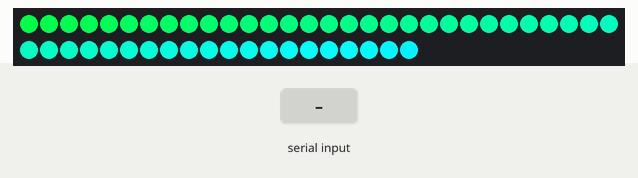
Bench run of a sketch on a simulated Arduino Uno, built with avr-gcc and run on an emulated ATmega328P. On the bench: 50 RGB LEDs in strip order, left to right, continuing on the next row. Inputs (shaded band) come from the test bench. The strip is taken to match the declared colour order.

Above: at 1.2 s.
1.3 s: "1" received over Serial
At 1.3 s:
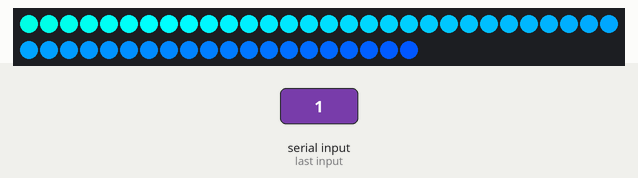
At 2.45 s:
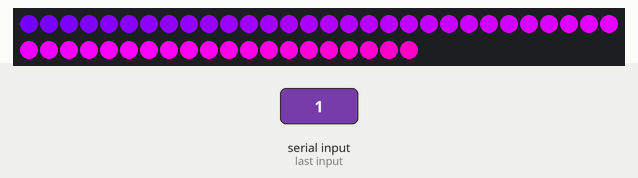
4.3 s: "0" received over Serial
At 4.3 s:
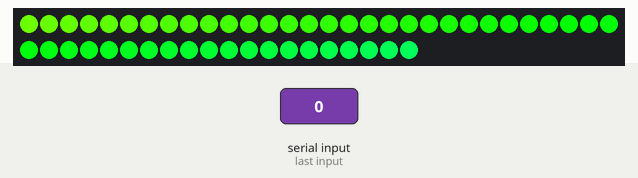

The sketch:

arduino-christmas-lights.ino
```cpp
#include <Adafruit_NeoPixel.h>

#define PIN 4
#define BANDS 10
#define SECTION_MULT 5
#define LED_COUNT BANDS*SECTION_MULT

// Create an instance of the Adafruit_NeoPixel class called "leds".
// That'll be what we refer to from here on...
Adafruit_NeoPixel leds = Adafruit_NeoPixel(LED_COUNT, PIN, NEO_RGB + NEO_KHZ800);

// 32
//int array[BANDS] =    {0,0,0,0,0,0,0,0,0,0,0,0,0,0,0,0,0,0,0,0,0,0,0,0,0,0,0,0,0,0,0,0};
//int arraytemp[BANDS] ={0,0,0,0,0,0,0,0,0,0,0,0,0,0,0,0,0,0,0,0,0,0,0,0,0,0,0,0,0,0,0,0};
// 50
//byte array[BANDS+1] =    {0,0,0,0,0,0,0,0,0,0,0,0,0,0,0,0,0,0,0,0,0,0,0,0,0,0,0,0,0,0,0,0,0,0,0,0,0,0,0,0,0,0,0,0,0,0,0,0,0,0,0};
//byte arraytemp[BANDS+1] ={0,0,0,0,0,0,0,0,0,0,0,0,0,0,0,0,0,0,0,0,0,0,0,0,0,0,0,0,0,0,0,0,0,0,0,0,0,0,0,0,0,0,0,0,0,0,0,0,0,0,0};

// 25
//byte array[BANDS+1] =    {0,0,0,0,0,0,0,0,0,0,0,0,0,0,0,0,0,0,0,0,0,0,0,0,0};
//byte arraytemp[BANDS+1] ={0,0,0,0,0,0,0,0,0,0,0,0,0,0,0,0,0,0,0,0,0,0,0,0,0};

// 10
byte array[BANDS+1] =    {0,0,0,0,0,0,0,0,0,0,0};
byte arraytemp[BANDS+1] ={0,0,0,0,0,0,0,0,0,0,0};

int i,j,k,r;

int incomingByte = 0;

unsigned long lastDataTime = -30*1000;

void setup ()
{
  Serial.begin(38400);
  leds.begin();  // Call this to start up the LED strip.
  clearLEDs();   // This function, defined below, turns all LEDs off...
  leds.show();   // ...but the LEDs don't actually update until you call this.

  setColor(0x003300);
  leds.show();
}

void loop() {
  // put your main code here, to run repeatedly:

  if (Serial.available() && Serial.readBytesUntil(0xff, array, BANDS+1) == BANDS+1) {
      lastDataTime = millis();

      //switch case statement
      for (j=0; j<BANDS; j++) {
        if(array[j] != arraytemp[j]){
          uint32_t color = 0;

          if (array[j] < 0xff) {
            color = rgb6levelWhite(array[j]);

            if (SECTION_MULT > 1) {
              for (k=0; k<SECTION_MULT; k++) {
                leds.setPixelColor((j*SECTION_MULT)+k, color);
              }
            } else {
              leds.setPixelColor(j, color);
            }
          }
        }
        arraytemp[j] = array[j];
      }
      leds.show();
  } else if (millis() - lastDataTime > 30*1000) {
    int steps = (millis() - lastDataTime) / 10;
    wipe(steps);
  }
}


void setColor(int color)
{
  for (int i=0; i<LED_COUNT; i++)
  {
    leds.setPixelColor(i, color);
  }
}

void wipe(int startColor)
{
  for (int i=0; i<LED_COUNT; i++)
  {
    leds.setPixelColor(i, Wheel((startColor+i)%384));
  }
  leds.show();
}

void testPattern()
{
  for (byte color = 0; color < 216; color++) {
    for (int i=0; i<LED_COUNT; i++)
    {
      leds.setPixelColor(i, rgb6level(color));
    }
    leds.show();
    delay(100);
  }
}

uint32_t rgb6level(byte WheelPos) {
  int r = min(255, floor(WheelPos/36) * 36);
  int g = min(255, floor((WheelPos/6)%6) * 36);
  int b = min(255, WheelPos%6 * 36);
  return leds.Color(r, g, b);
}

uint32_t rgb6levelWhite(byte WheelPos) {
  if (WheelPos < 10) {
    return leds.Color(0, 0, 0);
  } else if (WheelPos < 90) {
    return leds.Color(10, 10, 10);
  } else if (WheelPos < 120) {
    return leds.Color(60, 60, 60);
  } else if (WheelPos < 160) {
    return leds.Color(120, 120, 120);
  } else {
    return leds.Color(255, 255, 255);
  }
}

/*
void setColorRgb6level(int pos, byte WheelPos) {
  int r = min(255, floor(WheelPos/36) * 36);
  int g = min(255, floor((WheelPos/6)%6) * 36);
  int b = min(255, WheelPos%6 * 36);
  leds.setPixelColor(pos, r, g, b);
}
*/


uint32_t convert8to24(byte WheelPos) {
  int r = ((WheelPos >> 4) & 3) * 64;
  int g = ((WheelPos >> 2) & 3) * 64;
  int b = ((WheelPos >> 0) & 3) * 64;

  return leds.Color(r, g, b);
}

uint32_t convert8to24fail(byte WheelPos) {
  uint32_t ret = 0;
  for (int i=0; i<8; i++) {
    if (WheelPos & (1 << i)) {
      ret |= (1 << (i*3)+0);
      ret |= (1 << (i*3)+1);
      ret |= (1 << (i*3)+2);
    }
  }
  return ret;
}

uint32_t Wheel(int WheelPos) {
  if(WheelPos < 64) {
   return leds.Color(0, 255, WheelPos*4);
  } else if(WheelPos < 128) {
   WheelPos -= 64;
   return leds.Color(0, 255-(WheelPos*4), 255);
  } else if(WheelPos < 192) {
   WheelPos -= 128;
   return leds.Color(WheelPos*4, 0, 255);
  } else if(WheelPos < 256) {
   WheelPos -= 192;
   return leds.Color(255, 0, 255-(WheelPos*4));
  } else if(WheelPos < 320) {
   WheelPos -= 256;
   return leds.Color(255, WheelPos*4, 0);
  } else if(WheelPos < 384) {
   WheelPos -= 320;
   return leds.Color(255-(WheelPos*4), 255, 0);
  }
}

// Sets all LEDs to off, but DOES NOT update the display;
// call leds.show() to actually turn them off after this.
void clearLEDs()
{
  for (int i=0; i<LED_COUNT; i++)
  {
    leds.setPixelColor(i, 0);
  }
}
```
